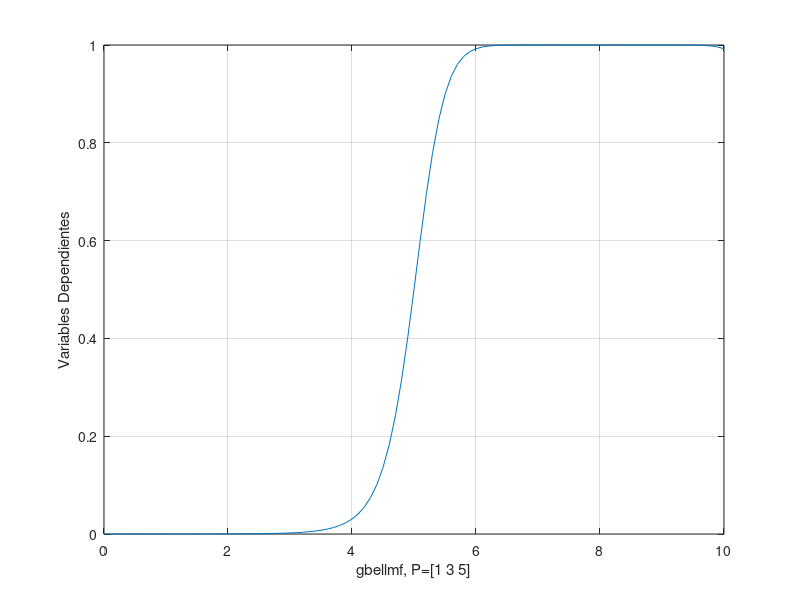

MATLAB code to generate this figure:
clc, clear;
x = 0:0.1:10;

parametros = [3 6 8];

tipo = 'gbellmf';       %Funcion de pertenencia a la curva de campana
%generalizada, devuelve una matriz que es una campana generalizada.
y=evalmf(x,parametros,tipo);
plot(x,y)
xlabel('gbellmf, P=[1 3 5]')
ylabel('Variables Dependientes')
grid on
